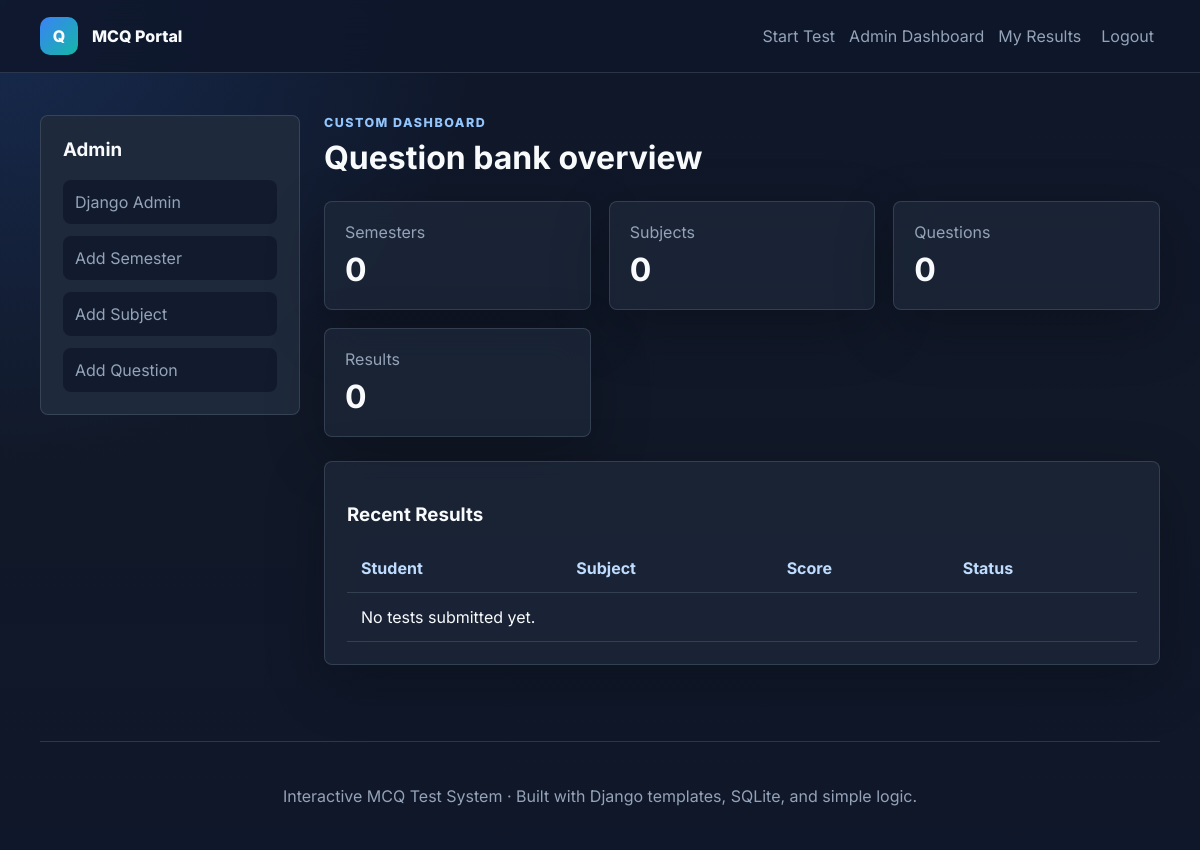
The app's page /custom-admin/ (signed in), older data.
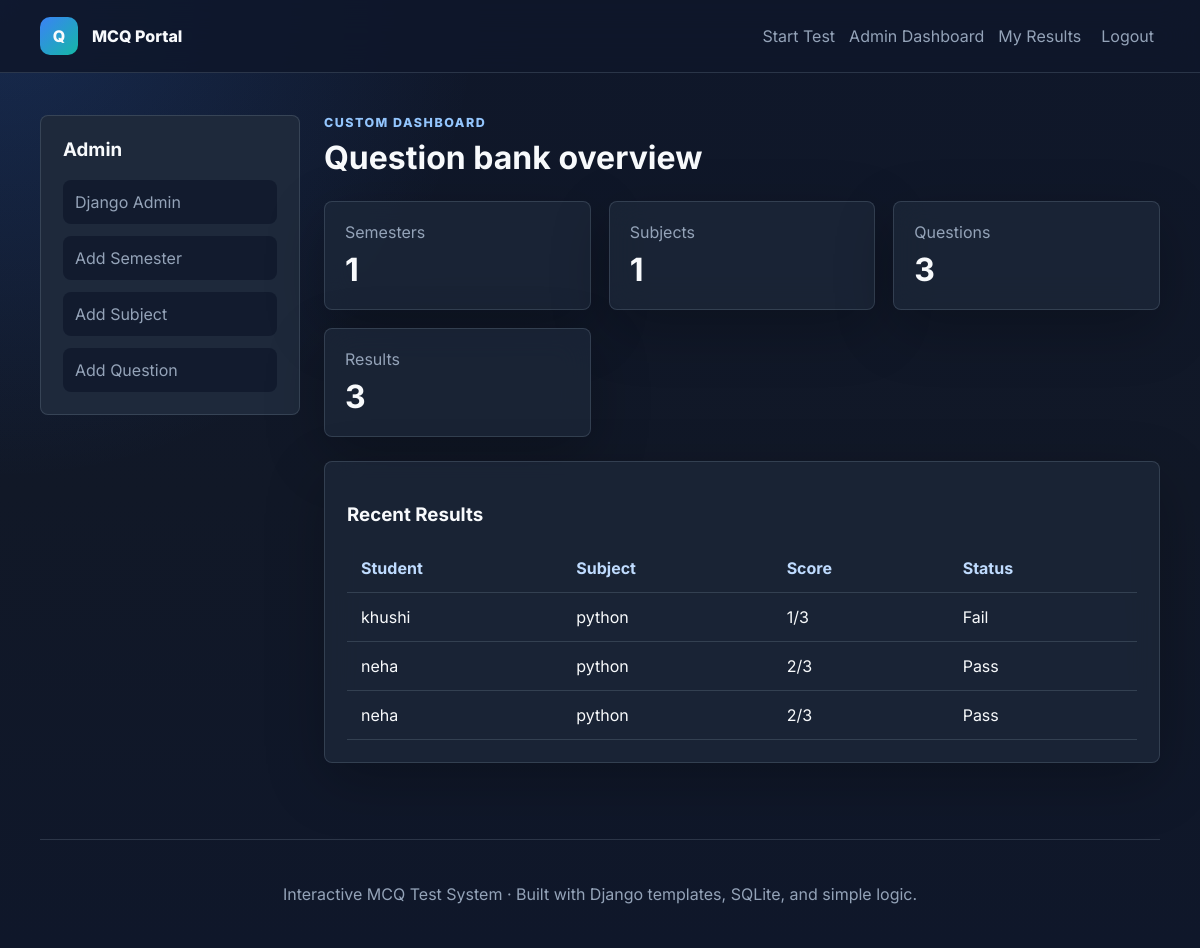
The same page, newer data.
### results/models.py (models this page shows, shortened)
class TestResult(models.Model):
    student = models.ForeignKey(
        settings.AUTH_USER_MODEL,
        related_name="test_results",
        on_delete=models.SET_NULL,
        blank=True,
        null=True,
    )
    semester = models.ForeignKey(Semester, related_name="test_results", on_delete=models.CASCADE)
    subject = models.ForeignKey(Subject, related_name="test_results", on_delete=models.CASCADE)
    total_questions = models.PositiveIntegerField()
    correct_answers = models.PositiveIntegerField()
    wrong_answers = models.PositiveIntegerField()
    percentage = models.DecimalField(max_digits=5, decimal_places=2)
    passed = models.BooleanField(default=False)
    created_at = models.DateTimeField(auto_now_add=True)
    class Meta:
        ordering = ("-created_at",)
        verbose_name = "Test Result"
        verbose_name_plural = "Test Results"

### exams/models.py (models this page shows, shortened)
class Subject(models.Model):
    semester = models.ForeignKey(Semester, related_name="subjects", on_delete=models.CASCADE)
    subject_name = models.CharField(max_length=150)
    class Meta:
        ordering = ("semester__semester_name", "subject_name")
        unique_together = ("semester", "subject_name")
        verbose_name = "Subject"
        verbose_name_plural = "Subjects"

### exams/views.py (the view)
# urls.py: path("custom-admin/", views.admin_dashboard, name="admin_dashboard"),
@staff_member_required
def admin_dashboard(request):
    recent_results = TestResult.objects.select_related("semester", "subject", "student")[:8]
    context = {
        "semester_count": Semester.objects.count(),
        "subject_count": Subject.objects.count(),
        "question_count": Question.objects.count(),
        "result_count": TestResult.objects.count(),
        "recent_results": recent_results,
    }
    return render(request, "exams/admin_dashboard.html", context)

### templates/exams/admin_dashboard.html (shortened to what this page needs)
{% extends "base.html" %}
{% block content %}
<section class="admin-layout">
    <aside class="admin-sidebar">
        <h1>Admin</h1>
        <a href="{% url 'admin:index' %}">Django Admin</a>
        <a href="{% url 'admin:exams_semester_add' %}">Add Semester</a>
        <a href="{% url 'admin:exams_subject_add' %}">Add Subject</a>
        <a href="{% url 'admin:exams_question_add' %}">Add Question</a>
    </aside>
    <div class="admin-main">
        <div class="section-heading">
            <p class="eyebrow">Custom dashboard</p>
            <h2>Question bank overview</h2>
        </div>
        <div class="stats-grid">
            <div class="stat-card"><span>Semesters</span><strong>{{ semester_count }}</strong></div>
            <div class="stat-card"><span>Subjects</span><strong>{{ subject_count }}</strong></div>
            <div class="stat-card"><span>Questions</span><strong>{{ question_count }}</strong></div>
            <div class="stat-card"><span>Results</span><strong>{{ result_count }}</strong></div>
        </div>
        <div class="table-card">
            <h3>Recent Results</h3>
            <table>
                <thead>
                    <tr>
                        <th>Student</th>
                        <th>Subject</th>
                        <th>Score</th>
                        <th>Status</th>
                    </tr>
                </thead>
                <tbody>
                    {% for result in recent_results %}
                        <tr>
                            <td>{{ result.student|default:"Guest" }}</td>
                            <td>{{ result.subject.subject_name }}</td>
                            <td>{{ result.correct_answers }}/{{ result.total_questions }}</td>
                            <td>{% if result.passed %}Pass{% else %}Fail{% endif %}</td>
                        </tr>
                    {% empty %}
                        <tr><td colspan="4">No tests submitted yet.</td></tr>
                    {% endfor %}
                </tbody>
            </table>
        </div>
    </div>
</section>
{% endblock %}

Row changes from the older to the newer data that the page shows:
added TestResult: student "khushi", subject.subject_name "python", correct_answers "1", total_questions "3", passed "Fail"
added TestResult: student "neha", subject.subject_name "python", correct_answers "2", total_questions "3", passed "Pass"
added TestResult: student "neha", subject.subject_name "python", correct_answers "2", total_questions "3", passed "Pass"
Text that changed along with them:
{{ semester_count }}: "0" → "1"
{{ subject_count }}: "0" → "1"
{{ question_count }}: "0" → "3"
{{ result_count }}: "0" → "3"
text no longer shown: "No tests submitted yet."
